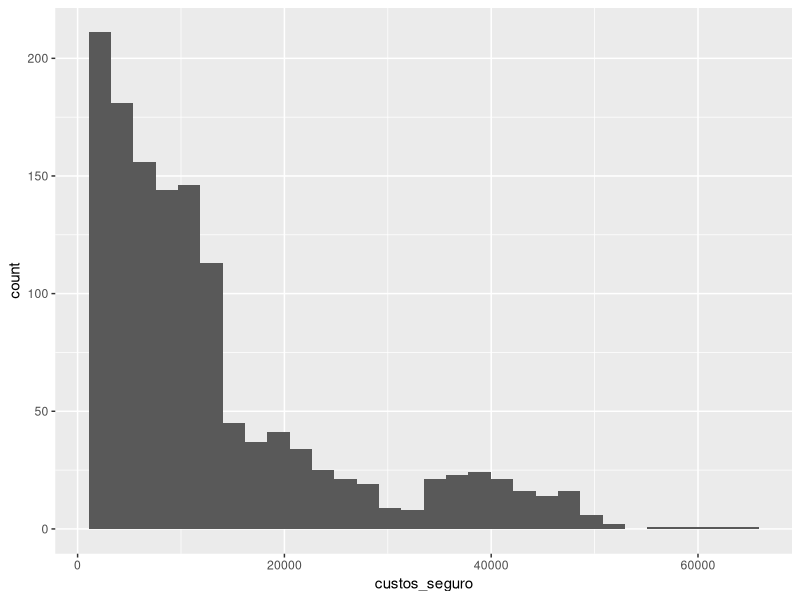

Here is the R script that generated this plot: (Note: this script raises an error after producing the figure.)
################################################################################
#               INSTALAÇÃO E CARREGAMENTO DE PACOTES NECESSÁRIOS               #
################################################################################
#Pacotes utilizados
pacotes <- c("plotly","tidyverse","ggrepel","fastDummies","knitr","kableExtra",
              "splines","reshape2","PerformanceAnalytics","correlation","see",
              "ggraph","ggplot","ggplot2","psych","nortest","readxl","rgl","car","ggside","tidyquant","olsrr",
              "jtools","ggstance","magick","cowplot","emojifont","beepr","Rcpp",
              "equatiomatic","misc3d","plot3D","cluster","factoextra","ade4")

options(rgl.debug = TRUE)

if(sum(as.numeric(!pacotes %in% installed.packages())) != 0){
  instalador <- pacotes[!pacotes %in% installed.packages()]
  for(i in 1:length(instalador)) {
    install.packages(instalador, dependencies = T)
    break()}
  sapply(pacotes, require, character = T) 
} else {
  sapply(pacotes, require, character = T) 
}

################################################################################
#               CARREGAMENTO DO DATASET 'INSURANCE'                            #           
################################################################################

insurance <- read_excel("insurance.xlsx")

# Estatísticas Univariadas

summary(insurance)

# Tipos das variáveis
glimpse(insurance)

# Transformando variáveis 'imc' e 'custos_seguro" em tipo numérico

insurance$imc <- as.numeric(insurance$imc)
insurance$custos_seguro <- as.numeric(insurance$custos_seguro)

# Transformando variáveis 'sexo', 'fumante" e 'região' em tipo factor

insurance$sexo <- as.factor(insurance$sexo)
insurance$fumante <- as.factor(insurance$fumante)
insurance$regiao <- as.factor(insurance$regiao)

# Observando os rótulos de de cada variável categórica
levels(glimpse(insurance[, c('sexo','fumante','regiao')]))
# Tabela de Frequencias
table(insurance[, c('sexo','fumante','regiao')])

# Eliminar valores vazios.

insurance <- na.omit(insurance)

################################################################################
#                         ANALISANDO OS DADOS                                  #           
################################################################################

# Histograma da variável dependente

ggplot(insurance, aes(x= custos_seguro)) +geom_histogram()

# Tabela dos dados

insurance %>%
  kable() %>%
  kable_styling(bootstrap_options = "striped",
                full_width = F,
                font_size = 24)

# Estudo das Correlações

# Diagrama de inter-relação
insurance %>%
  correlation(method = "pearson") %>%
  plot()

# Chart Correlation

chart.Correlation(insurance[, c("idade",'imc','quantidade_filhos',"custos_seguro")]
                  , histogram =TRUE)


################################################################################
#                         TRANSFORMANDO OS DADOS                               #           
################################################################################

# Procedimento n-1 dummies

insurance_dummies <- dummy_columns(.data = insurance,
                                   select_columns = c("sexo","fumante","regiao"),
                                   remove_selected_columns = T,
                                   remove_most_frequent_dummy= T)

# Padronização de variáveis

scale_insurance <- as.data.frame(scale(select(insurance,idade,imc,quantidade_filhos,custos_seguro)))


################################################################################
#                         CRIANDO NOVAS VARIÁVEIS                              #           
################################################################################

####################ESQUEMA DE AGLOMERAÇÃO k-MEANS#############################


# Elaboração da clusterização não hieráquica k-means

cluster_kmeans <- kmeans(scale_insurance,
                         centers = 5)

# Criando variável categórica para indicação do cluster no banco de dados
insurance_dummies$cluster_K <- factor(cluster_kmeans$cluster)

# Método de Elbow para identificação do número ótimo de clusters
fviz_nbclust(scale_insurance, kmeans, method = "wss", k.max = 10)

# Visualização da base de dados
RegionalVarejista %>%
  kable() %>%
  kable_styling(bootstrap_options = "striped", 
                full_width = FALSE,
                font_size = 20)

# Análise de variância de um fator (ANOVA)

# ANOVA da variável 'idade'
summary(anova_idade <- aov(formula = idade ~ cluster_K,
                                 data = insurance_dummies))

# ANOVA da variável 'imc'
summary(anova_imc <- aov(formula = imc ~ cluster_K,
                           data = insurance_dummies))

# ANOVA da variável 'quantidade_filhos'
summary(anova_filhos <- aov(formula = quantidade_filhos ~ cluster_K,
                         data = insurance_dummies))

# ANOVA da variável 'custos_seguro'
summary(anova_custo <- aov(formula = custos_seguro ~ cluster_K,
                            data = insurance_dummies))


# Dummificando clusters

insurance_dummies <- dummy_columns(.data = insurance_dummies,
                                   select_columns = c("cluster_K"),
                                   remove_selected_columns = T,
                                   remove_most_frequent_dummy= T)


####################ESQUEMA DE AGLOMERAÇÃO BINARIA#############################



################################################################################
#                         ESTIMANDO MODELOS DE REGRESSÃO                       #           
################################################################################


# Modelagem com todas as variáveis 

modelo_insurance_dummies <- lm(custos_seguro ~ ., insurance_dummies)

summary(modelo_insurance_dummies)

# Modelagem após procedimento Step_Wise

modelo_insurance_step <- step(modelo_insurance_dummies, k = 3.841459)

summary(modelo_insurance_step)

# Teste de SHAPIRO-FRANCIA para conferência de aderência dos resíduos à
# à normalidade nos modelos já criados.

sf.test(modelo_insurance_step$residuals)
sf.test(modelo_insurance_dummies$residuals)

# Plotando Gráfico dos resíduos

insurance %>%
  mutate(residuos = modelo_insurance_step$residuals) %>%
  ggplot(aes(x = residuos)) +
  geom_histogram(color = "white", 
                 fill = "#55C667FF", 
                 bins = 15,
                 alpha = 0.6) +
  labs(x = "Resíduos",
       y = "Frequências") + 
  theme_bw()

# Kernel Density para saber o quanto a distribuição dos resíduos gerados
# se aproximam da distribuição normal.

insurance_dummies %>%
  ggplot() +
  geom_density(aes(x = modelo_insurance_step$residuals), fill = "#55C667FF") +
  labs(x = "Resíduos do Modelo Stepwise",
       y = "Densidade") +
  theme_bw()


#########################################################################
# Os modelos gerados até então não possuem aderência a normalidade de seus
# resíduos gerados o que limita a capacidade de previsão do modelo.
# Teste Shapiro Francia < 0,05 rejeitando a hipótise nula de normalidade
##########################################################################

# Diagnóstico de Heterocedasticidade

ols_test_breusch_pagan(modelo_insurance_step)

#########################################################################
#A variância dos termos de erro não é constante, ou seja, os termos de erro são 
#uma função de uma ou mais variáveis explicativas (erros heterocedásticos).
# Omissão de variável relevante!
# Resultado esperado devido a não aderência à normalidade.
##########################################################################

#Adicionando fitted values e resíduos do modelo 'modelo_insurance_step'
#no dataset 'insurance_dummies'

insurance_dummies$fitted_step <- modelo_insurance_step$fitted.values
insurance_dummies$residuos_step <- modelo_insurance_step$residuals

# Gráfico de comportamento dos resíduos em relação ao fitted values

insurance_dummies %>%
  ggplot() +
  geom_point(aes(x = fitted_step, y = residuos_step),
             color = "#55C667FF", size = 3) +
  labs(x = "Fitted Values do Modelo Stepwise",
       y = "Resíduos do Modelo Stepwise") +
  theme_bw()


################################################################################
#         ESTIMANDO MODELOS DE REGRESSÃO COM TRANSFORMAÇÃO BOX COX             #       #           
################################################################################

# Cálculo do lambda de Box-Cox
lambda_BC <- powerTransform(insurance$custos_seguro)
lambda_BC

# Inserir o lambda na nova base de dados para a estimação de um novo modelo.

insurance_dummies$custos_seguro_box <- (((insurance$custos_seguro ^ lambda_BC$lambda) - 1) / 
                                          lambda_BC$lambda)

# Estimar novo modelo múltiplo com dummies e transformação Box Cox.

modelo_insurance_box <- lm(formula = custos_seguro_box ~. -custos_seguro -fitted_step
                           -residuos_step, 
                           data = insurance_dummies)

# Parâmetros


summary(modelo_insurance_box)

# Aplicar o StepWise no novo modelo

modelo_insurance_box_step <- step(modelo_insurance_box, k = 3.841459)
summary(modelo_insurance_box_step)

# Testar a aderência a  normalidade dos resíduos com Shapiro-Francia

sf.test(modelo_insurance_box_step$residuals)

# Gráfico dos novos resíduos do modelo 

insurance_dummies %>%
  mutate(residuos = modelo_insurance_box_step$residuals) %>%
  ggplot(aes(x = residuos)) +
  geom_histogram(aes(y = ..density..), 
                 color = "white", 
                 fill = "#440154FF", 
                 bins = 15,
                 alpha = 0.6) +
  stat_function(fun = dnorm, 
                args = list(mean = mean(modelo_insurance_box_step$residuals),
                            sd = sd(modelo_insurance_box_step$residuals)),
                size = 2, color = "grey30") +
  scale_color_manual(values = "grey50") +
  labs(x = "Resíduos",
       y = "Frequência") +
  theme_bw()


#Kernel density estimation (KDE)
insurance_dummies %>%
  ggplot() +
  geom_density(aes(x = modelo_insurance_box_step$residuals), fill = "#440154FF") +
  labs(x = "Resíduos do Modelo Stepwise com Transformação de Box-Cox",
       y = "Densidade") +
  theme_bw()

#Diagnóstico de Heterocedasticidade para o Modelo Stepwise com Box-Cox
ols_test_breusch_pagan(modelo_insurance_box_step)

#Adicionando fitted values e resíduos do novo modelo com BOX COX

insurance_dummies$fitted_step_box <- modelo_insurance_box_step$fitted.values
insurance_dummies$yhat_step_modelo_bc <- (((modelo_insurance_box_step$fitted.values*(lambda_BC$lambda))+
                                    1))^(1/(lambda_BC$lambda))
insurance_dummies$residuos_step_box <- modelo_insurance_box_step$residuals

#Gráfico que relaciona resíduos e fitted values do modelo com BOX COX

insurance_dummies %>%
  ggplot() +
  geom_point(aes(x = fitted_step_box, y = residuos_step_box),
             color = "#440154FF", size = 3) +
  labs(x = "Fitted Values do Modelo Stepwise com Transformação de Box-Cox",
       y = "Resíduos do Modelo Stepwise com Transformação de Box-Cox") +
  theme_bw()


# Analisando os fitted values do modelo

#Ajustes dos modelos: valores previstos (fitted values) X valores reais
insurance_dummies %>%
  ggplot() +
  geom_smooth(aes(x = custos_seguro, y = yhat_step_modelo_bc, color = "Stepwise Box-Cox"),
              method = "lm", se = F, formula = y ~ splines::bs(x, df = 5), size = 1.5) +
  geom_point(aes(x = custos_seguro, y = yhat_step_modelo_bc),
             color = "#287D8EFF", alpha = 0.6, size = 2) +
  geom_smooth(aes(x = custos_seguro, y = custos_seguro), method = "lm", formula = y ~ x,
              color = "grey30", size = 1.05,
              linetype = "longdash") +
  scale_color_manual("Modelos:", 
                     values = c("#287D8EFF", "#440154FF")) +
  labs(x = "Real", y = "Fitted Values") +
  theme(panel.background = element_rect("white"),
        panel.grid = element_line("grey95"),
        panel.border = element_rect(NA),
        legend.position = "bottom")


# Comparando gráfico com modelo sem clusterização




insurance_dummies %>%
  ggplot() +
  geom_smooth(aes(x = custos_seguro, y = fitted_step, color = "Stepwise"),
              method = "lm", se = F, formula = y ~ splines::bs(x, df = 5), size = 1.5) +
  geom_point(aes(x = custos_seguro, y = fitted_step),
             color = "#287D8EFF", alpha = 0.6, size = 2) +
  geom_smooth(aes(x = custos_seguro, y = custos_seguro), method = "lm", formula = y ~ x,
              color = "grey30", size = 1.05,
              linetype = "longdash") +
  scale_color_manual("Modelos:", 
                     values = c("#287D8EFF", "#440154FF")) +
  labs(x = "Valor Real", y = "Fitted Values") +
  theme(panel.background = element_rect("white"),
        panel.grid = element_line("grey95"),
        panel.border = element_rect(NA),
        legend.position = "bottom")
